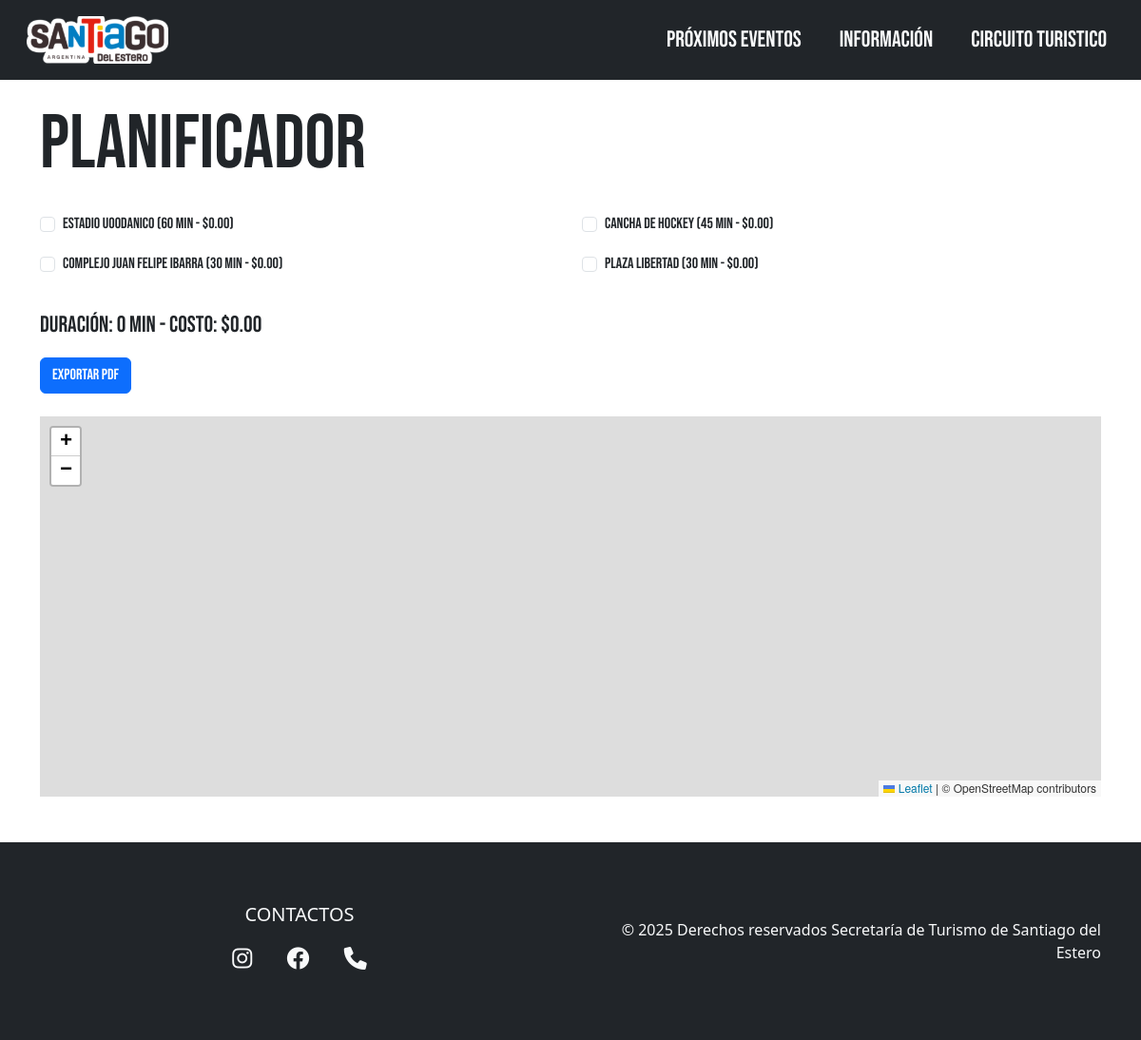
The app's page /planificador.php with its own data.
### tables this page shows
CREATE TABLE destinos (
    id INT AUTO_INCREMENT PRIMARY KEY,
    nombre VARCHAR(255) NOT NULL,
    descripcion TEXT,
    horario VARCHAR(100),
    costo DECIMAL(10,2),
    duracion INT,
    imagen VARCHAR(255),
    latitud DECIMAL(10,6),
    longitud DECIMAL(10,6),
    categoria VARCHAR(100)
);

### planificador.php (the view, shortened to what this page needs)
<?php
require 'db.php';
$destinos = $pdo->query('SELECT * FROM destinos')->fetchAll();
?>
<!DOCTYPE html>
<html lang="es">
<head>
  <link rel="stylesheet" href="https://unpkg.com/leaflet@1.9.4/dist/leaflet.css" />
</head>
<body class="bg-body bebas-neue-regular">
  <header class="pb-2">
  </header>
  <main class="container pt-5 mt-5 mb-5">
    <h1 class="mb-4" style="font-size: 5em;">Planificador</h1>
    <form id="formDestinos" method="post" action="generar_pdf.php">
      <div class="row">
        <?php foreach ($destinos as $d): ?>
          <div class="col-md-6 mb-3">
            <div class="form-check">
              <input class="form-check-input" type="checkbox" value="<?= $d['id'] ?>" id="dest<?= $d['id'] ?>" name="destinos[]" data-costo="<?= $d['costo'] ?>" data-duracion="<?= $d['duracion'] ?>" data-lat="<?= $d['latitud'] ?>" data-lon="<?= $d['longitud'] ?>">
              <label class="form-check-label" for="dest<?= $d['id'] ?>">
                <?= htmlspecialchars($d['nombre']) ?> (<?= (int)$d['duracion'] ?> min - $<?= number_format($d['costo'], 2) ?>)
              </label>
            </div>
          </div>
        <?php endforeach; ?>
      </div>
      <p id="infoTotales" class="fs-4 mt-3">Duración: 0 min - Costo: $0.00</p>
      <button type="submit" class="btn btn-primary">Exportar PDF</button>
    </form>
    <div id="map" style="height: 400px" class="mt-4"></div>
  </main>
</body>
</html>

### css/index-satyle.css (style rules this page uses)
:root { --celeste: #007EC2; --rojo: #950808; --azul: #1B0C82; --blanco: #f8f9fa; --negro: #402b2f; --amarillo: #ffcb05; --gris: #80828581; }
.navbar-nav .nav-item .nav-link { background-color: transparent; color: var(--blanco); text-transform: uppercase; font-family: "Bebas Neue", sans-serif; font-size: 1.5rem; text-wrap: nowrap; transition: all 0.3s linear; }
body { margin: 0; }
.footer { color: var(--blanco); padding: 2rem 0; text-align: center; font-family: Segoe UI, sans-serif; }
.social-links a { color: var(--blanco); font-size: 1.5rem; margin: 0 1rem; transition: all 0.3s ease; }
.bebas-neue-regular { font-family: "Bebas Neue", sans-serif; font-weight: 200; font-style: normal; }

### records on screen
destinos: nombre "Estadio u00danico", duracion "60", costo "0.00"
destinos: nombre "Cancha de Hockey", duracion "45", costo "0.00"
destinos: nombre "Complejo Juan Felipe Ibarra", duracion "30", costo "0.00"
destinos: nombre "Plaza Libertad", duracion "30", costo "0.00"
